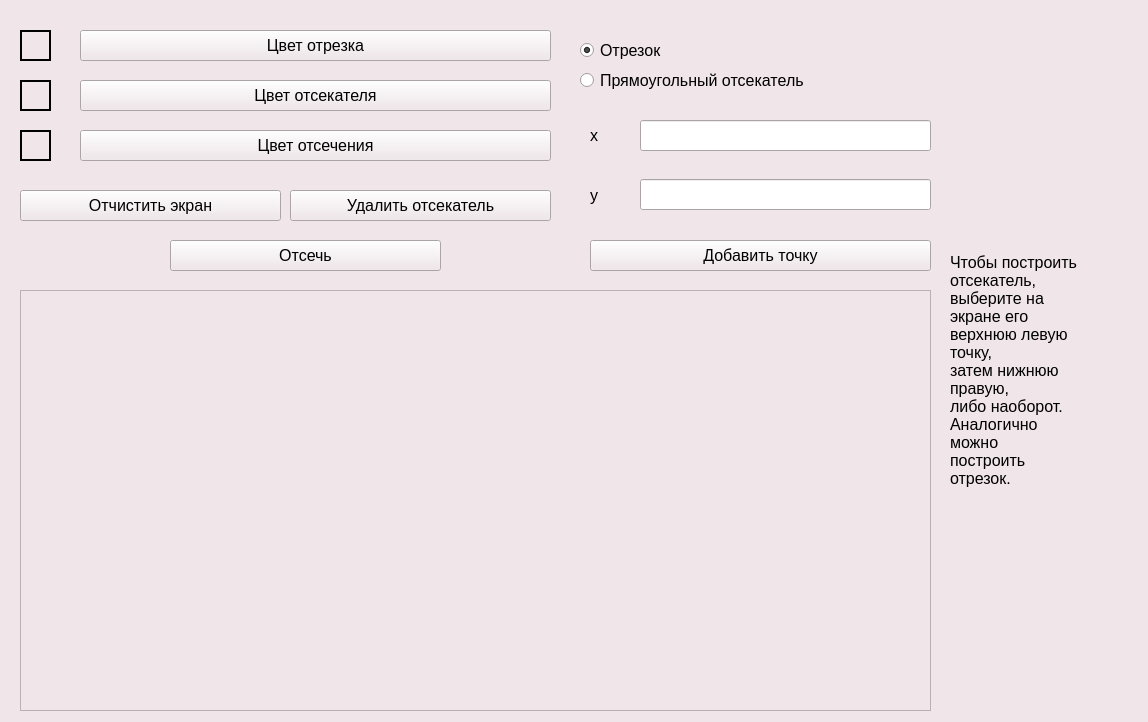
<?xml version="1.0" encoding="UTF-8"?>
<ui version="4.0">
 <class>MainWindow</class>
 <widget class="QMainWindow" name="MainWindow">
  <property name="geometry">
   <rect>
    <x>0</x>
    <y>0</y>
    <width>1148</width>
    <height>722</height>
   </rect>
  </property>
  <property name="palette">
   <palette>
    <active>
     <colorrole role="WindowText">
      <brush brushstyle="SolidPattern">
       <color alpha="255">
        <red>0</red>
        <green>0</green>
        <blue>0</blue>
       </color>
      </brush>
     </colorrole>
     <colorrole role="Button">
      <brush brushstyle="SolidPattern">
       <color alpha="255">
        <red>240</red>
        <green>229</green>
        <blue>233</blue>
       </color>
      </brush>
     </colorrole>
     <colorrole role="Light">
      <brush brushstyle="SolidPattern">
       <color alpha="255">
        <red>255</red>
        <green>255</green>
        <blue>255</blue>
       </color>
      </brush>
     </colorrole>
     <colorrole role="Midlight">
      <brush brushstyle="SolidPattern">
       <color alpha="255">
        <red>247</red>
        <green>242</green>
        <blue>244</blue>
       </color>
      </brush>
     </colorrole>
     <colorrole role="Dark">
      <brush brushstyle="SolidPattern">
       <color alpha="255">
        <red>120</red>
        <green>114</green>
        <blue>116</blue>
       </color>
      </brush>
     </colorrole>
     <colorrole role="Mid">
      <brush brushstyle="SolidPattern">
       <color alpha="255">
        <red>160</red>
        <green>153</green>
        <blue>155</blue>
       </color>
      </brush>
     </colorrole>
     <colorrole role="Text">
      <brush brushstyle="SolidPattern">
       <color alpha="255">
        <red>0</red>
        <green>0</green>
        <blue>0</blue>
       </color>
      </brush>
     </colorrole>
     <colorrole role="BrightText">
      <brush brushstyle="SolidPattern">
       <color alpha="255">
        <red>255</red>
        <green>255</green>
        <blue>255</blue>
       </color>
      </brush>
     </colorrole>
     <colorrole role="ButtonText">
      <brush brushstyle="SolidPattern">
       <color alpha="255">
        <red>0</red>
        <green>0</green>
        <blue>0</blue>
       </color>
      </brush>
     </colorrole>
     <colorrole role="Base">
      <brush brushstyle="SolidPattern">
       <color alpha="255">
        <red>255</red>
        <green>255</green>
        <blue>255</blue>
       </color>
      </brush>
     </colorrole>
     <colorrole role="Window">
      <brush brushstyle="SolidPattern">
       <color alpha="255">
        <red>240</red>
        <green>229</green>
        <blue>233</blue>
       </color>
      </brush>
     </colorrole>
     <colorrole role="Shadow">
      <brush brushstyle="SolidPattern">
       <color alpha="255">
        <red>0</red>
        <green>0</green>
        <blue>0</blue>
       </color>
      </brush>
     </colorrole>
     <colorrole role="AlternateBase">
      <brush brushstyle="SolidPattern">
       <color alpha="255">
        <red>247</red>
        <green>242</green>
        <blue>244</blue>
       </color>
      </brush>
     </colorrole>
     <colorrole role="ToolTipBase">
      <brush brushstyle="SolidPattern">
       <color alpha="255">
        <red>255</red>
        <green>255</green>
        <blue>220</blue>
       </color>
      </brush>
     </colorrole>
     <colorrole role="ToolTipText">
      <brush brushstyle="SolidPattern">
       <color alpha="255">
        <red>0</red>
        <green>0</green>
        <blue>0</blue>
       </color>
      </brush>
     </colorrole>
     <colorrole role="PlaceholderText">
      <brush brushstyle="SolidPattern">
       <color alpha="128">
        <red>0</red>
        <green>0</green>
        <blue>0</blue>
       </color>
      </brush>
     </colorrole>
    </active>
    <inactive>
     <colorrole role="WindowText">
      <brush brushstyle="SolidPattern">
       <color alpha="255">
        <red>0</red>
        <green>0</green>
        <blue>0</blue>
       </color>
      </brush>
     </colorrole>
     <colorrole role="Button">
      <brush brushstyle="SolidPattern">
       <color alpha="255">
        <red>240</red>
        <green>229</green>
        <blue>233</blue>
       </color>
      </brush>
     </colorrole>
     <colorrole role="Light">
      <brush brushstyle="SolidPattern">
       <color alpha="255">
        <red>255</red>
        <green>255</green>
        <blue>255</blue>
       </color>
      </brush>
     </colorrole>
     <colorrole role="Midlight">
      <brush brushstyle="SolidPattern">
       <color alpha="255">
        <red>247</red>
        <green>242</green>
        <blue>244</blue>
       </color>
      </brush>
     </colorrole>
     <colorrole role="Dark">
      <brush brushstyle="SolidPattern">
       <color alpha="255">
        <red>120</red>
        <green>114</green>
        <blue>116</blue>
       </color>
      </brush>
     </colorrole>
     <colorrole role="Mid">
      <brush brushstyle="SolidPattern">
       <color alpha="255">
        <red>160</red>
        <green>153</green>
        <blue>155</blue>
       </color>
      </brush>
     </colorrole>
     <colorrole role="Text">
      <brush brushstyle="SolidPattern">
       <color alpha="255">
        <red>0</red>
        <green>0</green>
        <blue>0</blue>
       </color>
      </brush>
     </colorrole>
     <colorrole role="BrightText">
      <brush brushstyle="SolidPattern">
       <color alpha="255">
        <red>255</red>
        <green>255</green>
        <blue>255</blue>
       </color>
      </brush>
     </colorrole>
     <colorrole role="ButtonText">
      <brush brushstyle="SolidPattern">
       <color alpha="255">
        <red>0</red>
        <green>0</green>
        <blue>0</blue>
       </color>
      </brush>
     </colorrole>
     <colorrole role="Base">
      <brush brushstyle="SolidPattern">
       <color alpha="255">
        <red>255</red>
        <green>255</green>
        <blue>255</blue>
       </color>
      </brush>
     </colorrole>
     <colorrole role="Window">
      <brush brushstyle="SolidPattern">
       <color alpha="255">
        <red>240</red>
        <green>229</green>
        <blue>233</blue>
       </color>
      </brush>
     </colorrole>
     <colorrole role="Shadow">
      <brush brushstyle="SolidPattern">
       <color alpha="255">
        <red>0</red>
        <green>0</green>
        <blue>0</blue>
       </color>
      </brush>
     </colorrole>
     <colorrole role="AlternateBase">
      <brush brushstyle="SolidPattern">
       <color alpha="255">
        <red>247</red>
        <green>242</green>
        <blue>244</blue>
       </color>
      </brush>
     </colorrole>
     <colorrole role="ToolTipBase">
      <brush brushstyle="SolidPattern">
       <color alpha="255">
        <red>255</red>
        <green>255</green>
        <blue>220</blue>
       </color>
      </brush>
     </colorrole>
     <colorrole role="ToolTipText">
      <brush brushstyle="SolidPattern">
       <color alpha="255">
        <red>0</red>
        <green>0</green>
        <blue>0</blue>
       </color>
      </brush>
     </colorrole>
     <colorrole role="PlaceholderText">
      <brush brushstyle="SolidPattern">
       <color alpha="128">
        <red>0</red>
        <green>0</green>
        <blue>0</blue>
       </color>
      </brush>
     </colorrole>
    </inactive>
    <disabled>
     <colorrole role="WindowText">
      <brush brushstyle="SolidPattern">
       <color alpha="255">
        <red>120</red>
        <green>114</green>
        <blue>116</blue>
       </color>
      </brush>
     </colorrole>
     <colorrole role="Button">
      <brush brushstyle="SolidPattern">
       <color alpha="255">
        <red>240</red>
        <green>229</green>
        <blue>233</blue>
       </color>
      </brush>
     </colorrole>
     <colorrole role="Light">
      <brush brushstyle="SolidPattern">
       <color alpha="255">
        <red>255</red>
        <green>255</green>
        <blue>255</blue>
       </color>
      </brush>
     </colorrole>
     <colorrole role="Midlight">
      <brush brushstyle="SolidPattern">
       <color alpha="255">
        <red>247</red>
        <green>242</green>
        <blue>244</blue>
       </color>
      </brush>
     </colorrole>
     <colorrole role="Dark">
      <brush brushstyle="SolidPattern">
       <color alpha="255">
        <red>120</red>
        <green>114</green>
        <blue>116</blue>
       </color>
      </brush>
     </colorrole>
     <colorrole role="Mid">
      <brush brushstyle="SolidPattern">
       <color alpha="255">
        <red>160</red>
        <green>153</green>
        <blue>155</blue>
       </color>
      </brush>
     </colorrole>
     <colorrole role="Text">
      <brush brushstyle="SolidPattern">
       <color alpha="255">
        <red>120</red>
        <green>114</green>
        <blue>116</blue>
       </color>
      </brush>
     </colorrole>
     <colorrole role="BrightText">
      <brush brushstyle="SolidPattern">
       <color alpha="255">
        <red>255</red>
        <green>255</green>
        <blue>255</blue>
       </color>
      </brush>
     </colorrole>
     <colorrole role="ButtonText">
      <brush brushstyle="SolidPattern">
       <color alpha="255">
        <red>120</red>
        <green>114</green>
        <blue>116</blue>
       </color>
      </brush>
     </colorrole>
     <colorrole role="Base">
      <brush brushstyle="SolidPattern">
       <color alpha="255">
        <red>240</red>
        <green>229</green>
        <blue>233</blue>
       </color>
      </brush>
     </colorrole>
     <colorrole role="Window">
      <brush brushstyle="SolidPattern">
       <color alpha="255">
        <red>240</red>
        <green>229</green>
        <blue>233</blue>
       </color>
      </brush>
     </colorrole>
     <colorrole role="Shadow">
      <brush brushstyle="SolidPattern">
       <color alpha="255">
        <red>0</red>
        <green>0</green>
        <blue>0</blue>
       </color>
      </brush>
     </colorrole>
     <colorrole role="AlternateBase">
      <brush brushstyle="SolidPattern">
       <color alpha="255">
        <red>240</red>
        <green>229</green>
        <blue>233</blue>
       </color>
      </brush>
     </colorrole>
     <colorrole role="ToolTipBase">
      <brush brushstyle="SolidPattern">
       <color alpha="255">
        <red>255</red>
        <green>255</green>
        <blue>220</blue>
       </color>
      </brush>
     </colorrole>
     <colorrole role="ToolTipText">
      <brush brushstyle="SolidPattern">
       <color alpha="255">
        <red>0</red>
        <green>0</green>
        <blue>0</blue>
       </color>
      </brush>
     </colorrole>
     <colorrole role="PlaceholderText">
      <brush brushstyle="SolidPattern">
       <color alpha="128">
        <red>0</red>
        <green>0</green>
        <blue>0</blue>
       </color>
      </brush>
     </colorrole>
    </disabled>
   </palette>
  </property>
  <property name="windowTitle">
   <string>MainWindow</string>
  </property>
  <widget class="QWidget" name="centralWidget">
   <widget class="QLabel" name="draw_label">
    <property name="geometry">
     <rect>
      <x>20</x>
      <y>290</y>
      <width>911</width>
      <height>421</height>
     </rect>
    </property>
    <property name="frameShape">
     <enum>QFrame::StyledPanel</enum>
    </property>
    <property name="text">
     <string/>
    </property>
   </widget>
   <widget class="QLabel" name="line_color_label">
    <property name="geometry">
     <rect>
      <x>20</x>
      <y>30</y>
      <width>31</width>
      <height>31</height>
     </rect>
    </property>
    <property name="frameShape">
     <enum>QFrame::WinPanel</enum>
    </property>
    <property name="text">
     <string/>
    </property>
   </widget>
   <widget class="QLabel" name="cutter_color_label">
    <property name="geometry">
     <rect>
      <x>20</x>
      <y>80</y>
      <width>31</width>
      <height>31</height>
     </rect>
    </property>
    <property name="frameShape">
     <enum>QFrame::WinPanel</enum>
    </property>
    <property name="text">
     <string/>
    </property>
   </widget>
   <widget class="QLabel" name="outline_color_label">
    <property name="geometry">
     <rect>
      <x>20</x>
      <y>130</y>
      <width>31</width>
      <height>31</height>
     </rect>
    </property>
    <property name="frameShape">
     <enum>QFrame::WinPanel</enum>
    </property>
    <property name="text">
     <string/>
    </property>
   </widget>
   <widget class="QPushButton" name="line_color_button">
    <property name="geometry">
     <rect>
      <x>80</x>
      <y>30</y>
      <width>471</width>
      <height>31</height>
     </rect>
    </property>
    <property name="font">
     <font>
      <pointsize>12</pointsize>
     </font>
    </property>
    <property name="text">
     <string>Цвет отрезка</string>
    </property>
   </widget>
   <widget class="QPushButton" name="cutter_color_button">
    <property name="geometry">
     <rect>
      <x>80</x>
      <y>80</y>
      <width>471</width>
      <height>31</height>
     </rect>
    </property>
    <property name="font">
     <font>
      <pointsize>12</pointsize>
     </font>
    </property>
    <property name="text">
     <string>Цвет отсекателя</string>
    </property>
   </widget>
   <widget class="QPushButton" name="outline_color_button">
    <property name="geometry">
     <rect>
      <x>80</x>
      <y>130</y>
      <width>471</width>
      <height>31</height>
     </rect>
    </property>
    <property name="font">
     <font>
      <pointsize>12</pointsize>
     </font>
    </property>
    <property name="text">
     <string>Цвет отсечения</string>
    </property>
   </widget>
   <widget class="QPushButton" name="clear_button">
    <property name="geometry">
     <rect>
      <x>20</x>
      <y>190</y>
      <width>261</width>
      <height>31</height>
     </rect>
    </property>
    <property name="font">
     <font>
      <pointsize>12</pointsize>
     </font>
    </property>
    <property name="text">
     <string>Отчистить экран</string>
    </property>
   </widget>
   <widget class="QPushButton" name="delete_cutter_button">
    <property name="geometry">
     <rect>
      <x>290</x>
      <y>190</y>
      <width>261</width>
      <height>31</height>
     </rect>
    </property>
    <property name="font">
     <font>
      <pointsize>12</pointsize>
     </font>
    </property>
    <property name="text">
     <string>Удалить отсекатель</string>
    </property>
   </widget>
   <widget class="QPushButton" name="cut_button">
    <property name="geometry">
     <rect>
      <x>170</x>
      <y>240</y>
      <width>271</width>
      <height>31</height>
     </rect>
    </property>
    <property name="font">
     <font>
      <pointsize>12</pointsize>
     </font>
    </property>
    <property name="text">
     <string>Отсечь</string>
    </property>
   </widget>
   <widget class="QRadioButton" name="line_radio">
    <property name="geometry">
     <rect>
      <x>580</x>
      <y>30</y>
      <width>351</width>
      <height>41</height>
     </rect>
    </property>
    <property name="font">
     <font>
      <pointsize>12</pointsize>
     </font>
    </property>
    <property name="text">
     <string>Отрезок</string>
    </property>
    <property name="checked">
     <bool>true</bool>
    </property>
   </widget>
   <widget class="QRadioButton" name="cutter_radio">
    <property name="geometry">
     <rect>
      <x>580</x>
      <y>60</y>
      <width>351</width>
      <height>41</height>
     </rect>
    </property>
    <property name="font">
     <font>
      <pointsize>12</pointsize>
     </font>
    </property>
    <property name="text">
     <string>Прямоугольный отсекатель</string>
    </property>
   </widget>
   <widget class="QLineEdit" name="entry_x">
    <property name="geometry">
     <rect>
      <x>640</x>
      <y>120</y>
      <width>291</width>
      <height>31</height>
     </rect>
    </property>
   </widget>
   <widget class="QLineEdit" name="entry_y">
    <property name="geometry">
     <rect>
      <x>640</x>
      <y>179</y>
      <width>291</width>
      <height>31</height>
     </rect>
    </property>
   </widget>
   <widget class="QPushButton" name="add_point_button">
    <property name="geometry">
     <rect>
      <x>590</x>
      <y>240</y>
      <width>341</width>
      <height>31</height>
     </rect>
    </property>
    <property name="font">
     <font>
      <pointsize>12</pointsize>
     </font>
    </property>
    <property name="text">
     <string>Добавить точку</string>
    </property>
   </widget>
   <widget class="QLabel" name="x_C">
    <property name="geometry">
     <rect>
      <x>590</x>
      <y>120</y>
      <width>51</width>
      <height>31</height>
     </rect>
    </property>
    <property name="font">
     <font>
      <pointsize>12</pointsize>
     </font>
    </property>
    <property name="text">
     <string>x</string>
    </property>
   </widget>
   <widget class="QLabel" name="y_c">
    <property name="geometry">
     <rect>
      <x>590</x>
      <y>180</y>
      <width>51</width>
      <height>31</height>
     </rect>
    </property>
    <property name="font">
     <font>
      <pointsize>12</pointsize>
     </font>
    </property>
    <property name="text">
     <string>y</string>
    </property>
   </widget>
   <widget class="QLabel" name="label">
    <property name="geometry">
     <rect>
      <x>950</x>
      <y>30</y>
      <width>191</width>
      <height>681</height>
     </rect>
    </property>
    <property name="font">
     <font>
      <pointsize>12</pointsize>
     </font>
    </property>
    <property name="text">
     <string>Чтобы построить
отсекатель,
выберите на
экране его
верхнюю левую
точку,
затем нижнюю
правую,
либо наоборот.
Аналогично
можно
построить
отрезок.</string>
    </property>
   </widget>
  </widget>
 </widget>
 <layoutdefault spacing="6" margin="11"/>
 <resources/>
 <connections/>
</ui>
